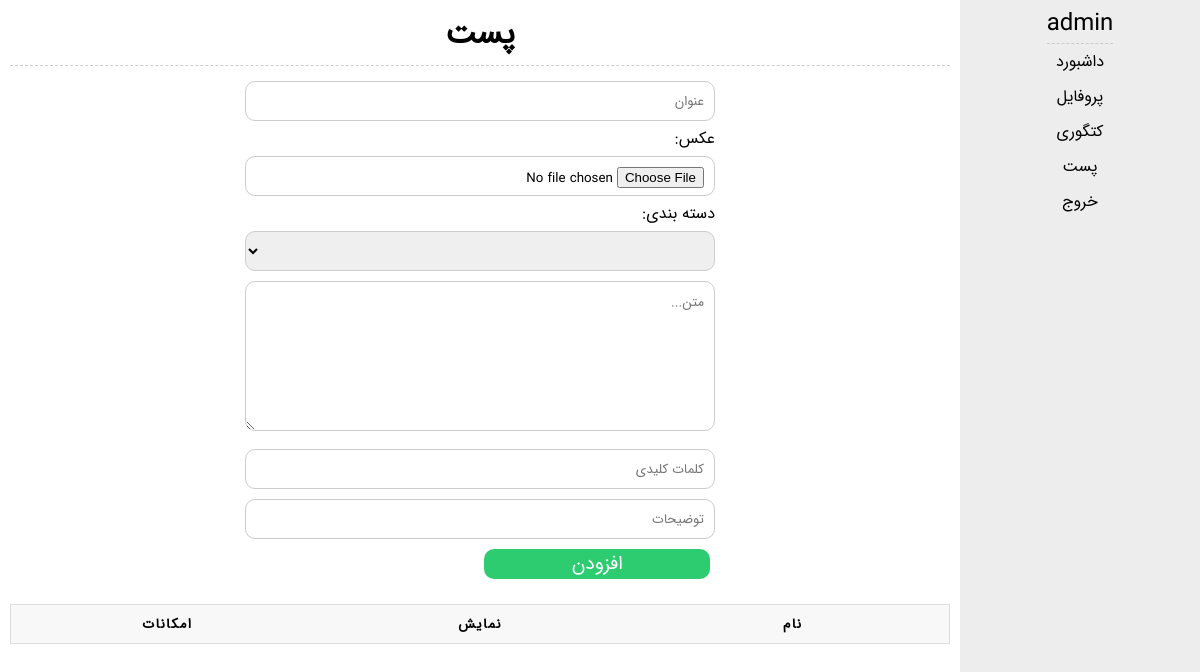
/admin/post.php (signed in), run on an earlier commit of the app's database.
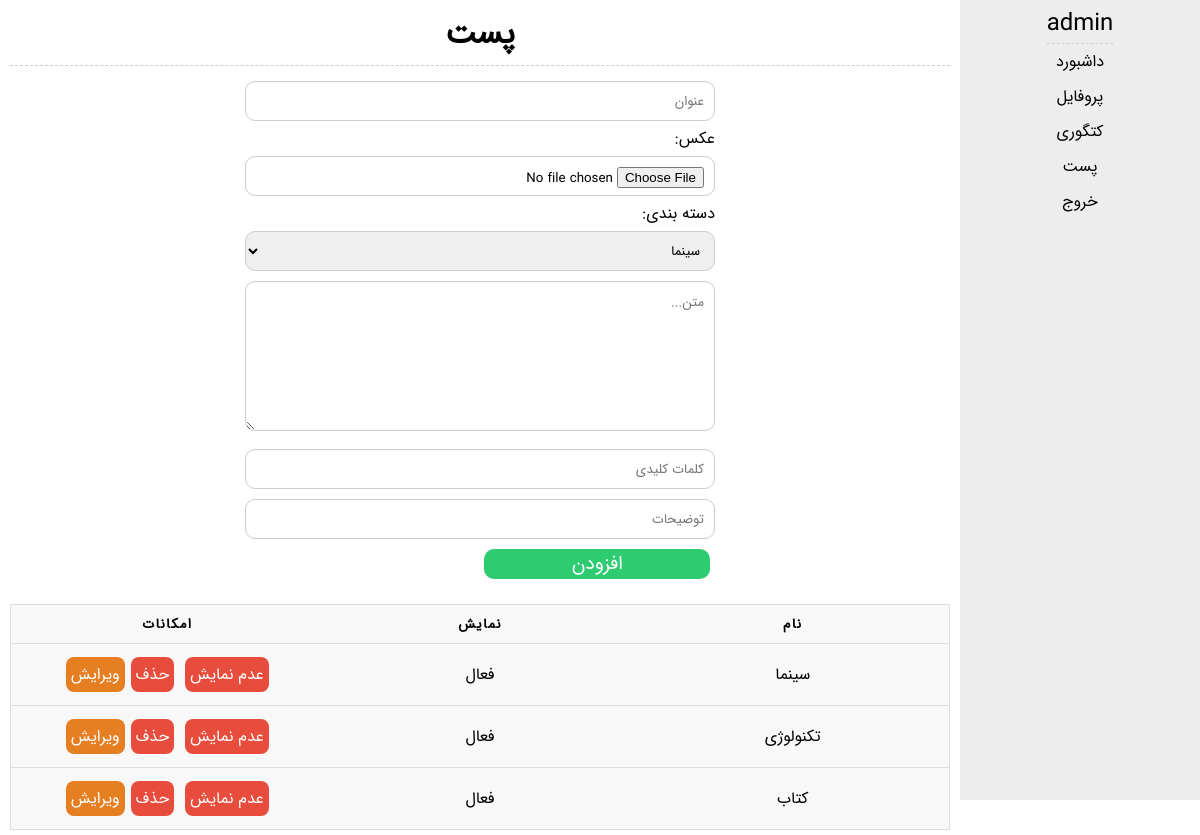
And on a later commit of the database.
### tables this page shows
CREATE TABLE `category` (
  `id` int(11) NOT NULL,
  `name` varchar(50) NOT NULL,
  `show` bit(1) NOT NULL DEFAULT b'1'
);

### admin/post.php (the view, shortened to what this page needs)
<?php
	include "../include/db.php";
	include "../include/function.php";
	$formStatus = "add";
	$field_title = null;
	$field_memo = null;
	$field_keyword = null;
	$field_description = null;
?>
<!DOCTYPE html>
<html>
	<?php
		head();
	?>
	<body>
		<?php include "../include/aside_admin.php" ?>
		<main>
			<h1>پست</h1>
			<form action="" method="POST" enctype="multipart/form-data">
				<input type="text" placeholder="عنوان" name="title" value="<?php echo $field_title ?>" required>
				<label>عکس:</label>
				<input type="file" name="image" accept="image/jpeg" required>
				<label>دسته بندی:</label>
				<select name="category">
					<?php
						$select = mysqli_query($con, "SELECT `id`, `name` FROM `category`");
						$categories = mysqli_fetch_all($select, MYSQLI_ASSOC);
						foreach ($categories as $value)
							echo "<option value='{$value['id']}'>{$value['name']}</option>";
					?>
				</select>
				<textarea placeholder="متن..." name="memo" required><?php echo $field_memo ?></textarea>
				<input type="text" placeholder="کلمات کلیدی" name="keyword" value="<?php echo $field_keyword ?>">
				<input type="text" placeholder="توضیحات" name="description" value="<?php echo $field_description ?>">
				<?php btnSubmit($formStatus) ?>
			</form>
			<table>
				<thead>
					<tr>
						<th>نام</th>
						<th>نمایش</th>
						<th>امکانات</th>
					</tr>
				</thead>
				<tbody>
					<?php
						$select = mysqli_query($con, "SELECT * FROM `category`");
						$categories = mysqli_fetch_all($select, MYSQLI_ASSOC);
						foreach ($categories as $value) {
							if(($value['show'])==1)
								$btnShow = btnTable("?action=show&show=0&id={$value['id']}", "عدم نمایش");
							else
								$btnShow = btnTable("?action=show&show=1&id={$value['id']}", "نمایش", "green");
							$status = $value['show']==1?"فعال":"غیرفعال";
							echo "
								<tr>
									<td>{$value['name']}</td>
									<td>$status</td>
									<td>
										$btnShow
										".btnTable_action($value['id'])."
									</td>
								</tr>
							";
						}
					?>
				</tbody>
			</table>
		</main>
	</body>
</html>

### include/function.php (shortened to what this page needs)
<?php
	function head($title = null){
		if($title == null){
			$pathinfo = pathinfo($_SERVER['REQUEST_URI']);
			$title = ucfirst($pathinfo['filename']);
		}
		echo '
			<head>
				<meta charset="utf8">
				<title>'.$title.' - Admin</title>
				<link rel="stylesheet" href="css/style.css">
				<script src="../js/jquery.min.js"></script>
				<script src="js/main.js"></script>
			</head>
		';
	}
	function btnTable($href, $text, $extraClass = "red"){
		return '<a class="btn-table '.$extraClass.'" href="'.$href.'">'.$text.'</a>';
	}
	function btnTable_delete($id){
		return btnTable("?action=delete&id=$id", "حذف");
	}
	function btnTable_edit($id){
		return btnTable("?action=edit&id=$id", "ویرایش", null);
	}
	function btnTable_action($id){
		$result = btnTable_delete($id);
		$result .= btnTable_edit($id);
		return $result;
	}
	function btnSubmit($formStatus){
		echo '<button name="submit">'.($formStatus=="add"?"افزودن":"ویرایش").'</button>';
	}
?>

What changed in the data, as far as the page shows it:
added category: name "سینما", show "فعال", text "عدم نمایش حذف ویرایش"
added category: name "تکنولوژی", show "فعال", text "عدم نمایش حذف ویرایش"
added category: name "کتاب", show "فعال", text "عدم نمایش حذف ویرایش"
Also different on the page:
form field category: (not shown) → "سینما"
